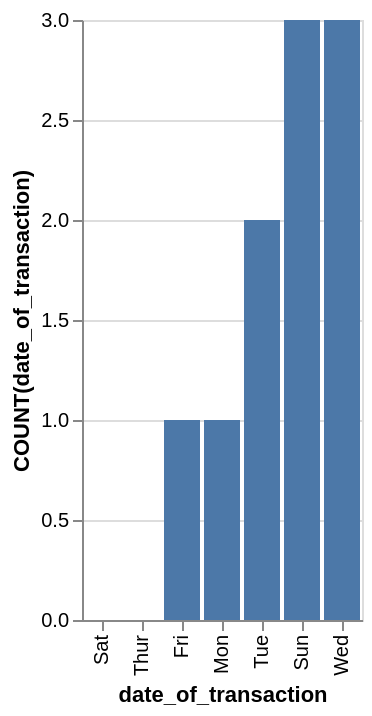

Write the Vega-Lite specification saved for this chart.
### Vega-Lite specification from a JSON file in a GitHub repository (floating-point values rounded to 4 significant figures)
{"data": {"values": [{"x_data": "Sat", "y_data": 0}, {"x_data": "Thur", "y_data": 0}, {"x_data": "Fri", "y_data": 1}, {"x_data": "Mon", "y_data": 1}, {"x_data": "Tue", "y_data": 2}, {"x_data": "Sun", "y_data": 3}, {"x_data": "Wed", "y_data": 3}]}, "mark": "bar", "encoding": {"x": {"field": "x_data", "type": "nominal", "title": "date_of_transaction", "sort": {"op": "sum", "field": "y_data", "order": "ascending"}}, "y": {"field": "y_data", "type": "quantitative", "title": "COUNT(date_of_transaction)"}}}
